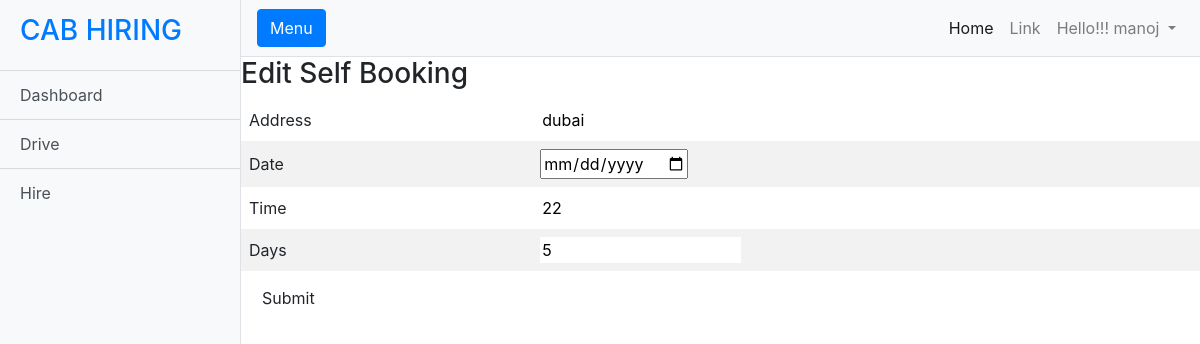
/user/editselfbooking/5 (signed in), run on the app's committed database.
### users/models.py (models this page shows, shortened)
class userdb(models.Model):
    user=models.ForeignKey(User,on_delete=models.CASCADE)
    firstname=models.CharField(max_length=30)
    lastname=models.CharField(max_length=30)
    mobileno=models.CharField(max_length=10,primary_key=True)
    birthdate=models.DateField()
    email=models.EmailField()
    pincode=models.CharField(max_length=7,default="")
    gender=models.IntegerField(default=0)

class SelfBooking(models.Model):
    Carid=models.CharField(max_length=10)
    Userid=models.CharField(max_length=10)
    bookingdate=models.DateTimeField()
    pickup=models.CharField(max_length=300,default="")
    time= models.DateTimeField()
    ti=models.IntegerField(default=0)
    Days=models.IntegerField(default=0)
    ActualPrice=models.IntegerField(default=0)
    ServiceRating=models.IntegerField(default=10)
    ServiceDesc = models.CharField(max_length=50, default='')
    CarRating=models.IntegerField(default=10)
    CarDesc=models.CharField(max_length=50,default='')
    Damage = models.CharField(max_length=50, default='')
    DamageCost = models.IntegerField(default=0)
    rated=models.IntegerField(default=0)
    status = models.CharField(default="upcoming",max_length=12)

### users/views.py (the view)
# urls.py: path('editselfbooking/<bookid>',views.editselfbooking,name='editselfbooking'),
def editselfbooking(request,bookid):
    if request.method=="POST":
        q = SelfBooking.objects.get(id=bookid)
        q.pickup = request.POST['address']
        q.time = request.POST['date']
        q.ti = request.POST['time']
        q.Days = request.POST['days']
        q.save()
        return redirect('Selfviewbookings')
    else:
        phone = request.user.username
        n = userdb.objects.get(mobileno=phone)
        q = SelfBooking.objects.get(id=bookid)
        return render(request,'editselfbooking.html',{'n':n,'q':q})

### templates/editselfbooking.html (shortened to what this page needs)
{% include 'base.html' %}
<h3>Edit Self Booking</h3>
</head>
<body>
<table>
<form class="form" id="form" method="POST">
  <tr>
    <td>Address</td>
	<td><input style="border:none" type="text" name="address" size="15" value={{q.pickup}}></td>
	</tr>
	<tr>
    <td>Date</td>
	<td><input  type="Date" name="date" size="15" value={{q.time}} ></td>
	</tr>
	<tr>
    <td>Time</td>
	<td><input style="border:none" type="text" name="time" size="15" value={{q.ti}}></td>
	</tr>
	<tr>
    <td>Days</td>
	<td><input style="border:none" type="text" name="days" size="15" value={{q.Days}}></td>
	</tr>
	<tr>
		<td><button class="btn" type="submit">Submit</button></td>
	</tr>
</form>
</table>
{% include 'footer.html' %}

### templates/base.html (shortened to what this page needs)
<!DOCTYPE html>
<html lang="en">
<head>
  {% load static %}
  <link href="{% static 'bootstrap.min.css' %}" rel="stylesheet">
</head>
<body>
  <div class="d-flex" id="wrapper">
    <div class="bg-light border-right" id="sidebar-wrapper">
      <div class="sidebar-heading"><h3><a href="{% url 'Userhome' %}">CAB HIRING</a></h3> </div>
      <div class="list-group list-group-flush">
        <a href="" class="list-group-item list-group-item-action bg-light">Dashboard</a>
        <a href="{% url 'sviewcars' %}" class="list-group-item list-group-item-action bg-light">Drive</a>
        <a href="{% url 'hviewcars' %}" class="list-group-item list-group-item-action bg-light">Hire</a>
      </div>
    </div>
    <div id="page-content-wrapper">
      <nav class="navbar navbar-expand-lg navbar-light bg-light border-bottom">
        <button class="btn btn-primary" id="menu-toggle">Menu</button>
        <div class="collapse navbar-collapse" id="navbarSupportedContent">
          <ul class="navbar-nav ml-auto mt-2 mt-lg-0">
            <li class="nav-item active">
              <a class="nav-link" href="{% url 'Userhome' %}">Home <span class="sr-only">(current)</span></a>
            </li>
            <li class="nav-item">
              <a class="nav-link" href="#">Link</a>
            </li>
            <li class="nav-item dropdown">
              <a class="nav-link dropdown-toggle" href="#" id="navbarDropdown" role="button" data-toggle="dropdown" aria-haspopup="true" aria-expanded="false">
                Hello!!! {{n.firstname}}
              </a>
            </li>
          </ul>
        </div>
      </nav>

### templates/base.html (style rules this page uses)
body { overflow-x: hidden; }
#sidebar-wrapper { min-height: 100vh; margin-left: -15rem; -webkit-transition: margin .25s ease-out; -moz-transition: margin .25s ease-out; -o-transition: margin .25s ease-out; transition: margin .25s ease-out; }
#sidebar-wrapper .sidebar-heading { padding: 0.875rem 1.25rem; font-size: 1.2rem; }
#sidebar-wrapper .list-group { width: 15rem; }
#page-content-wrapper { min-width: 100vw; }
@media (min-width: 768px) { #sidebar-wrapper { margin-left: 0; } }
@media (min-width: 768px) { #page-content-wrapper { min-width: 0; width: 100%; } }

### templates/editselfbooking.html (style rules this page uses)
table { border-collapse: collapse; width: 100%; }
th, td { text-align: left; padding: 8px; }
tr:nth-child(even) { background-color: #f2f2f2 }

### data on the page
userdb: firstname "manoj"
SelfBooking: address "dubai", time "22", days "5"
